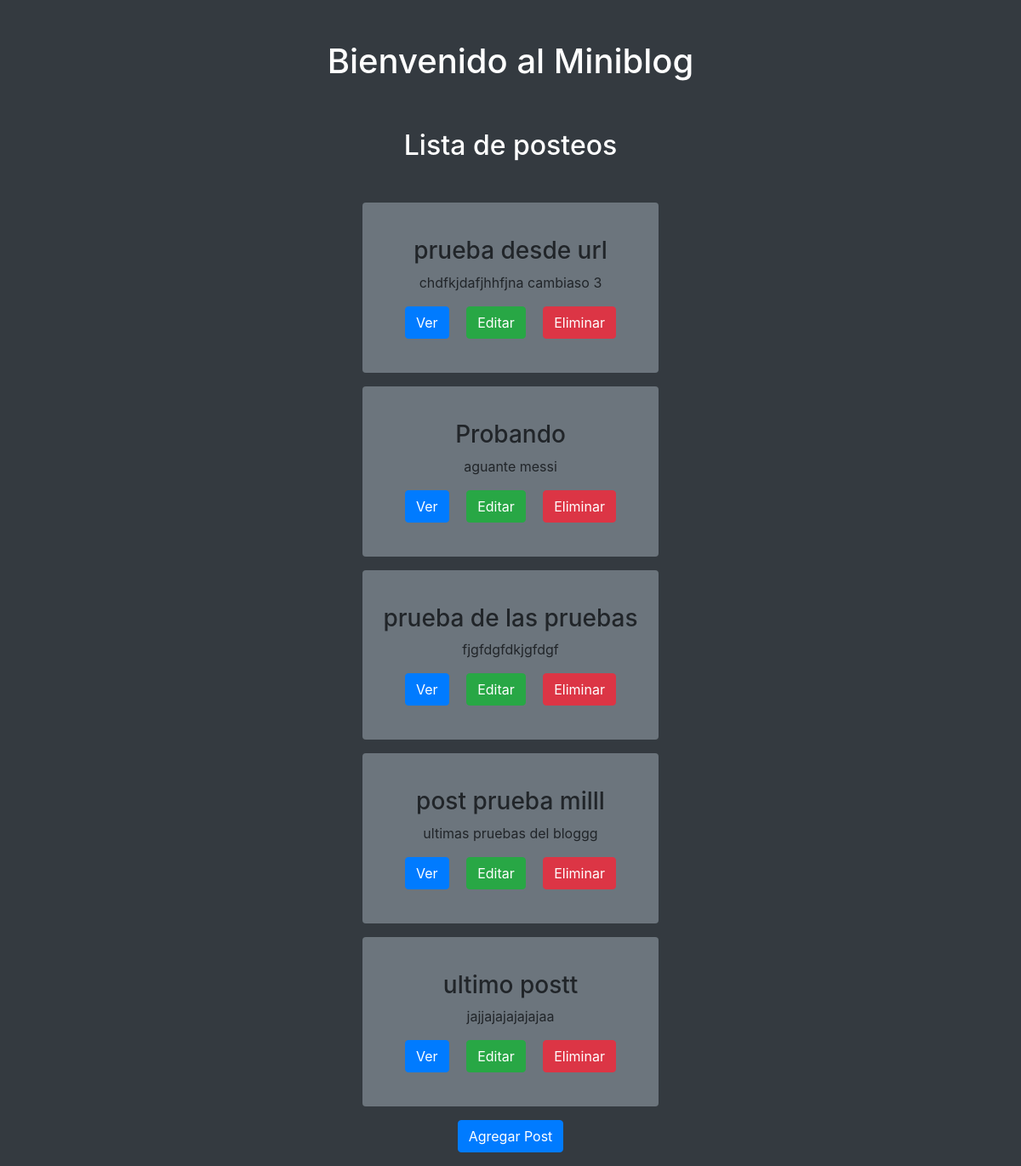
The page / on the database its author committed.
### blog/models.py (models this page shows)
class Post(models.Model):
    titulo = models.CharField(max_length=100)
    contenido = models.TextField()
    fecha_creacion = models.DateTimeField(auto_now_add=True)
    autor = models.ForeignKey(User, on_delete=models.CASCADE)
    categorias = models.ManyToManyField(Categoria)
    numero_comentarios = models.IntegerField(default=0)
    def __str__(self):
        return self.titulo

### blog/views.py (the view)
# urls.py: path('', views.lista_posteos, name='lista_posteos'),
def lista_posteos(request):
    posts = Post.objects.all()
    print(posts)
    return render(request, 'blog/lista_posteos.html', {'posts': posts})

### blog/context_processors.py (called while the page is built)
def categorias(request):
    return {'categorias': Categoria.objects.all()}

### blog/templates/blog/lista_posteos.html
{% extends 'blog/base.html' %}
{% block content %}
    <h2 class="text-white mb-5 mt-5 text-center">Lista de posteos</h2>
    <div  class="text-center mx-5">
        {% for post in posts %}
            <div class="bg-secondary p-4 mb-3 rounded">
                <h3 class="mt-3">{{ post.titulo }}</h3>
                <p>{{ post.contenido }}</p>
                <div>
                    <a href="{% url 'detalle_posteo' post.id %}" class="mr-3 mb-3 btn btn-primary">Ver</a>
                    <a href="{% url 'editar_posteo' post.id %}" class="mr-3 mb-3 btn btn-success">Editar</a>
                    <a href="{% url 'eliminar_posteo' post.id %}" class="mb-3 btn btn-danger">Eliminar</a>
                </div>
            </div>
        {% empty %}
            <p>No hay posteos aún.</p>
        {% endfor %}
        <a href="{% url 'nuevo_posteo'%}" class="mb-3 btn btn-primary">Agregar Post</a>
    </div>
{% endblock %}

### blog/templates/blog/base.html (shortened to what this page needs)
<!DOCTYPE html>
<html>
<head>
    <link rel="stylesheet" href="https://cdn.jsdelivr.net/npm/bootstrap@4.0.0/dist/css/bootstrap.min.css">
</head>
<body class="bg-dark">
    <header class="text-center">
        <h1 class="text-white mt-5">Bienvenido al Miniblog</h1>
    </header>
    <main class="d-flex flex-column justify-content-center align-items-center">
    {% block content %}
    {% endblock %}
    </main>
</body>
</html>

### rows shown on the page
Post: titulo "prueba desde url", contenido "chdfkjdafjhhfjna cambiaso 3"
Post: titulo "Probando", contenido "aguante messi"
Post: titulo "prueba de las pruebas", contenido "fjgfdgfdkjgfdgf"
Post: titulo "post prueba milll", contenido "ultimas pruebas del bloggg"
Post: titulo "ultimo postt", contenido "jajjajajajajajaa"
